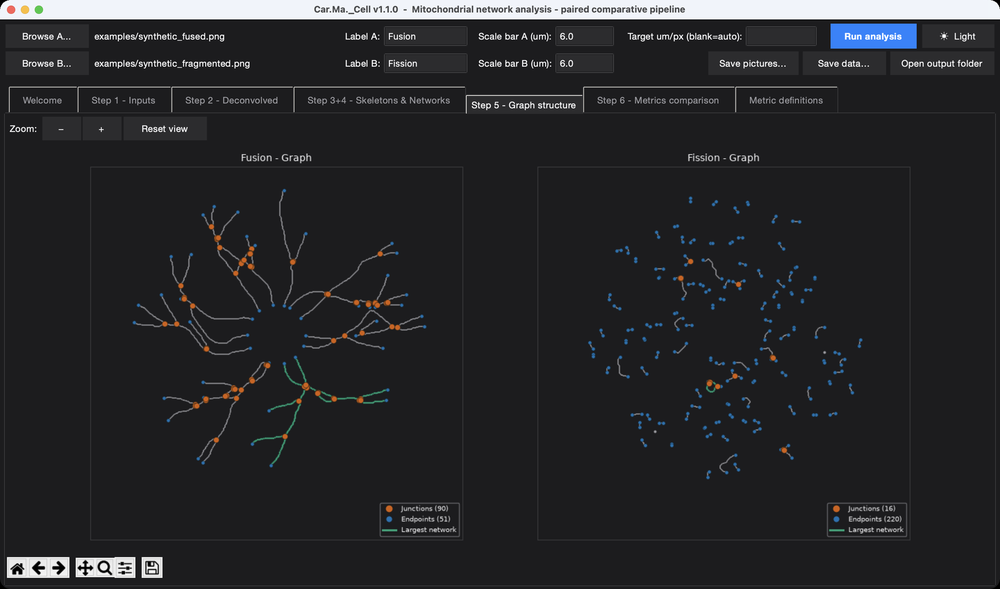
#> input picture docs/manual/figures/gui_dark.png, 1000 x 589 px, shrunk from 1800 x 1060 before the run; its folder holds only this picture in this run
$ python cli.py --input ../docs/manual/figures/gui_dark.png --output out
#> lines starting #> are read from the running program, lines starting #| are printed output that depends on the picture; after the words box and inside, x2 and y2 are one past the last pixel; in counts of white or black regions, pixels touching at a corner belong together
### mitochondrial_network_analysis/_deps.py
"""Runtime dependency check with a clear, actionable error message.

The package never installs anything silently. If a required dependency is
missing, :func:`ensure_dependencies` raises an informative ``ImportError``
that tells the user exactly how to install the missing packages.
"""

from __future__ import annotations

import importlib
from typing import Iterable, List

REQUIRED = (
    "numpy",
    "scipy",
    "skimage",       # provided by scikit-image
    "pandas",
    "networkx",
    "matplotlib",
    "tifffile",
    "imageio",
)

_PIP_NAME = {
    "skimage": "scikit-image",
}


def _missing(packages: Iterable[str]) -> List[str]:
    missing: List[str] = []
    for pkg in packages:
        try:
            importlib.import_module(pkg)
        except ImportError:
            missing.append(_PIP_NAME.get(pkg, pkg))
    return missing


def ensure_dependencies(packages: Iterable[str] = REQUIRED) -> None:
    """Verify every required dependency is importable.

    Raises
    ------
    ImportError
        If any package is missing, with installation instructions.
    """
    missing = _missing(packages)
    if not missing:
        return
    pip_args = " ".join(missing)
    raise ImportError(
        "The following required Python packages are missing: "
        f"{', '.join(missing)}.\n"
        f"Install them with:\n    pip install {pip_args}\n"
        "or run the setup script (setup_environment.sh / setup_environment.bat)."
    )

### mitochondrial_network_analysis/io.py
"""Image input/output helpers."""

from __future__ import annotations

import logging
from pathlib import Path

import numpy as np
import tifffile
from skimage import io
from skimage.util import img_as_ubyte

logger = logging.getLogger(__name__)


def load_image(path: Path) -> np.ndarray:
    """Load an image from disk (TIFF / PNG / JPG)."""
    path = Path(path)
    if not path.exists():
        raise FileNotFoundError(f"Image not found: {path}")
    suffix = path.suffix.lower()
    logger.info("Loading image: %s", path)
    if suffix in {".tif", ".tiff"}:
        return tifffile.imread(str(path))
    return io.imread(str(path))
#> returned value is the input picture: shape (589, 1000, 3); mean R, G, B 39.2, 39.6, 42.1


def save_image(image: np.ndarray, path: Path) -> None:
    """Save an image to disk choosing the format from the file extension.

    - TIFF preserves floating-point precision (saved as float32).
    - PNG/JPG converts floats in [0, 1] to uint8.
    - Boolean masks are saved as uint8 ``0/255``.
    """
    path = Path(path)
    path.parent.mkdir(parents=True, exist_ok=True)
    suffix = path.suffix.lower()
    if suffix in {".tif", ".tiff"}:
        if image.dtype == bool:
            tifffile.imwrite(str(path), (image.astype(np.uint8) * 255))
        elif np.issubdtype(image.dtype, np.floating):
            tifffile.imwrite(str(path), image.astype(np.float32))
        else:
            tifffile.imwrite(str(path), image)
    else:
        if image.dtype == bool:
            io.imsave(str(path), image.astype(np.uint8) * 255, check_contrast=False)
        elif np.issubdtype(image.dtype, np.floating):
            io.imsave(
                str(path), img_as_ubyte(np.clip(image, 0.0, 1.0)), check_contrast=False
            )
        else:
            io.imsave(str(path), image, check_contrast=False)
    logger.debug("Saved %s (shape=%s, dtype=%s)", path, image.shape, image.dtype)

### mitochondrial_network_analysis/preprocessing.py
"""Step 1 — preprocessing: grayscale conversion, ROI cropping, normalisation."""

from __future__ import annotations

import logging
import math
from typing import Optional, Tuple

import numpy as np
from skimage.color import rgb2gray
from skimage.exposure import rescale_intensity
from skimage.util import img_as_float

logger = logging.getLogger(__name__)


def convert_to_grayscale(image: np.ndarray) -> np.ndarray:
    """Convert an image to a 2-D grayscale ``float`` array."""
    if image.ndim == 2:
        gray = image
    elif image.ndim == 3:
        if image.shape[-1] == 4:  # drop alpha
            image = image[..., :3]
        if image.shape[-1] == 3:
            gray = rgb2gray(image)
        elif image.shape[-1] == 1:
            gray = image[..., 0]
        else:
            logger.warning(
                "Image has %d channels; using max-intensity projection.", image.shape[-1]
            )
            gray = image.max(axis=-1)
    else:
        raise ValueError(f"Unsupported image dimensionality: shape={image.shape}")
    return img_as_float(gray)


def normalize_image(image: np.ndarray) -> np.ndarray:
    """Rescale image intensity to ``[0, 1]`` (float32)."""
    image = img_as_float(image)
    vmin, vmax = float(np.min(image)), float(np.max(image))
#> vmin = 0; vmax = 1
    if math.isclose(vmin, vmax):
        logger.warning("Constant image during normalisation; returning zeros.")
        return np.zeros_like(image, dtype=np.float32)
    return rescale_intensity(image, in_range=(vmin, vmax), out_range=(0.0, 1.0)).astype(
        np.float32
    )
#> returned value: shape (589, 1000) float32


def apply_roi(image: np.ndarray, roi: Optional[Tuple[int, int, int, int]]) -> np.ndarray:
    """Crop the image to ``(row_start, row_stop, col_start, col_stop)``.

    Returns the original image if ``roi`` is ``None``.
    """
    if roi is None:
        return image
    r0, r1, c0, c1 = roi
    h, w = image.shape[:2]
    r0, r1 = max(0, r0), min(h, r1)
    c0, c1 = max(0, c0), min(w, c1)
    if r1 <= r0 or c1 <= c0:
        raise ValueError(f"Invalid ROI {roi} for image of shape {image.shape}.")
    logger.info("Applying ROI: rows %d:%d, cols %d:%d", r0, r1, c0, c1)
    return image[r0:r1, c0:c1]

### mitochondrial_network_analysis/deconvolution.py
"""Step 2 — Richardson–Lucy deconvolution with synthetic or experimental PSF.

The numerical result is not bit-identical to Fiji/ImageJ. The Fiji output
depends on the chosen plugin (e.g. ``DeconvolutionLab2``,
``Iterative Deconvolve 3D``), the exact PSF and microscope parameters. This
module implements a scientifically equivalent workflow using
``skimage.restoration.richardson_lucy``.
"""

from __future__ import annotations

import logging
from pathlib import Path
from typing import Optional

import numpy as np
from skimage import restoration
from skimage.util import img_as_float

from .io import load_image
from .preprocessing import convert_to_grayscale, normalize_image

logger = logging.getLogger(__name__)


def generate_gaussian_psf(size: int, sigma: float) -> np.ndarray:
    """Generate a normalised 2-D Gaussian point-spread function."""
    if size < 3:
        raise ValueError("PSF size must be >= 3.")
    if sigma <= 0:
        raise ValueError("PSF sigma must be > 0.")
    if size % 2 == 0:
        size += 1  # force odd size for centring
    ax = np.arange(size) - (size - 1) / 2.0
    xx, yy = np.meshgrid(ax, ax)
    psf = np.exp(-(xx ** 2 + yy ** 2) / (2.0 * sigma ** 2))
    psf /= psf.sum()
    return psf.astype(np.float32)


# [50 lines left out: functions generate_theoretical_psf, load_psf, not called in this run]


def run_deconvolution(
    image: np.ndarray,
    psf: np.ndarray,
    iterations: int = 30,
    clip: bool = False,
    filter_epsilon: Optional[float] = None,
) -> np.ndarray:
    """Run Richardson-Lucy deconvolution and return a normalised image."""
#> called with iterations = 30, clip = False
    logger.info(
        "Richardson-Lucy deconvolution: iterations=%d, psf_shape=%s",
        iterations,
        psf.shape,
    )
    image = img_as_float(image).astype(np.float32)
    kwargs = {"num_iter": iterations, "clip": clip}
    if filter_epsilon is not None:
        kwargs["filter_epsilon"] = filter_epsilon
    try:
        deconv = restoration.richardson_lucy(image, psf, **kwargs)
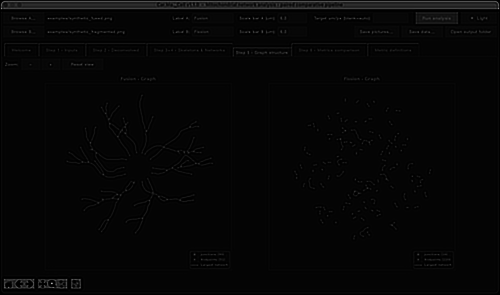
#> deconv: shape (589, 1000) float32 (shown at 1/2 size); min 8.71e-40, max 6.18, mean 0.156; drawn with min black and max white
    except TypeError:
        # Older scikit-image: parameter name was ``iterations``.
        kwargs.pop("num_iter")
        kwargs["iterations"] = iterations
        deconv = restoration.richardson_lucy(image, psf, **kwargs)
    deconv = np.nan_to_num(deconv, nan=0.0, posinf=0.0, neginf=0.0)
    return normalize_image(deconv)

### mitochondrial_network_analysis/segmentation.py
"""Step 3a — thresholding and morphological cleanup."""

from __future__ import annotations

import logging
from typing import Optional, Tuple

import numpy as np
from skimage import filters, morphology

logger = logging.getLogger(__name__)


def remove_small_objects_compat(mask: np.ndarray, min_size: int) -> np.ndarray:
    """``morphology.remove_small_objects`` that works across skimage versions.

    scikit-image 0.26 renamed the ``min_size`` parameter to ``max_size``. We
    pass the same numeric value and prefer the new name, falling back to the old
    one on older skimage. The exact size boundary (inclusive vs. exclusive)
    therefore follows the installed skimage version -- identical to a direct
    ``remove_small_objects`` call on that version, just without the deprecation
    warning on 0.26+.
    """
    try:
        return morphology.remove_small_objects(mask, max_size=min_size)
    except TypeError:
        return morphology.remove_small_objects(mask, min_size=min_size)


def remove_small_holes_compat(mask: np.ndarray, area_threshold: int) -> np.ndarray:
    """``morphology.remove_small_holes`` that works across skimage versions.

    scikit-image 0.26 renamed ``area_threshold`` to ``max_size`` (same numeric
    value passed); the size boundary follows the installed skimage version.
    """
    try:
        return morphology.remove_small_holes(mask, max_size=area_threshold)
    except TypeError:
        return morphology.remove_small_holes(mask, area_threshold=area_threshold)


def _compute_threshold(
    image: np.ndarray, method: str, manual: Optional[float]
) -> float:
    method = method.lower()
    if method == "otsu":
        return float(filters.threshold_otsu(image))
    if method == "li":
        return float(filters.threshold_li(image))
    if method == "yen":
        return float(filters.threshold_yen(image))
    if method == "manual":
        if manual is None:
            raise ValueError("manual_threshold must be provided when method='manual'.")
        return float(manual)
    raise ValueError(f"Unknown threshold method: {method}")


def create_binary_mask(
    image: np.ndarray, method: str = "otsu", manual_threshold: Optional[float] = None
) -> Tuple[np.ndarray, float]:
    """Return ``(mask, threshold)`` from a (deconvolved) intensity image."""
#> called with method = 'otsu'
    threshold = _compute_threshold(image, method, manual_threshold)
#> threshold = 0.0957
    logger.info("Thresholding (method=%s, threshold=%.4f)", method, threshold)
    return image > threshold, threshold


def clean_binary_mask(
    mask: np.ndarray,
    min_object_size: int = 20,
    min_hole_size: int = 20,
    apply_opening: bool = False,
    apply_closing: bool = True,
    closing_radius: int = 1,
) -> np.ndarray:
    """Apply morphological cleanup to a binary mask."""
    cleaned = mask.astype(bool, copy=True)
    if apply_opening:
        cleaned = morphology.opening(cleaned, footprint=morphology.disk(1))
    if apply_closing and closing_radius > 0:
        cleaned = morphology.closing(
            cleaned, footprint=morphology.disk(closing_radius)
        )
    if min_hole_size > 0:
        cleaned = remove_small_holes_compat(cleaned, min_hole_size)
    if min_object_size > 0:
        cleaned = remove_small_objects_compat(cleaned, min_object_size)
    return cleaned

### mitochondrial_network_analysis/pipeline.py
"""End-to-end pipeline orchestration."""

from __future__ import annotations

import logging
from dataclasses import asdict
from typing import Dict, Optional

import pandas as pd

from .config import AnalysisConfig
from .deconvolution import generate_gaussian_psf, load_psf, run_deconvolution
from .graph_analysis import build_skeleton_graph, extract_branches
from .io import load_image, save_image
from .metrics import (
    compute_branch_metrics,
    compute_component_metrics,
    compute_global_metrics,
    export_metrics,
)
from .preprocessing import apply_roi, convert_to_grayscale, normalize_image
from .segmentation import clean_binary_mask, create_binary_mask
from .skeletonization import skeletonize_network
from .validation import compare_with_reference_skeleton
from .visualization import (
    create_overlay,
    save_diagnostic_plot,
    save_metrics_report,
    save_metrics_text_report,
)

logger = logging.getLogger(__name__)


def run_pipeline(config: AnalysisConfig) -> Dict[str, object]:
    """Execute the full mitochondrial network analysis pipeline.

    Parameters
    ----------
    config : AnalysisConfig
        All inputs, outputs and processing parameters.

    Returns
    -------
    dict
        Summary with the resolved configuration, the global metrics, and
        (optionally) the validation metrics.
    """
    logger.info("=== Mitochondrial network analysis pipeline ===")
    logger.info("Input : %s", config.input_path)
    logger.info("Output: %s", config.output_dir)
    config.output_dir.mkdir(parents=True, exist_ok=True)

    pixel_size_um = config.resolve_pixel_size()
    if pixel_size_um:
        logger.info("Effective pixel size: %.5f um/px", pixel_size_um)
    else:
        logger.info("No pixel size provided - physical metrics will be None.")

    # ---- Step 1 -------------------------------------------------------
    raw = load_image(config.input_path)
    gray = convert_to_grayscale(raw)
    gray = apply_roi(gray, config.roi)
    original_norm = normalize_image(gray)
    save_image(original_norm, config.output_dir / "step1_original_normalized.tif")

    # ---- Step 2 -------------------------------------------------------
    if config.psf_path is not None:
        psf = load_psf(config.psf_path)
        logger.info("Loaded experimental PSF (%s, shape=%s).", config.psf_path, psf.shape)
    else:
        psf = generate_gaussian_psf(config.psf_size, config.psf_sigma)
        logger.info(
            "Generated synthetic Gaussian PSF (size=%d, sigma=%.2f).",
            config.psf_size,
            config.psf_sigma,
        )

    deconvolved = run_deconvolution(
        original_norm,
        psf,
        iterations=config.deconv_iterations,
        clip=config.deconv_clip,
        filter_epsilon=config.deconv_filter_epsilon,
    )
    save_image(deconvolved, config.output_dir / "step2_deconvolved.tif")

    # ---- Step 3 -------------------------------------------------------
    mask, threshold = create_binary_mask(
        deconvolved,
        method=config.threshold_method,
        manual_threshold=config.manual_threshold,
    )
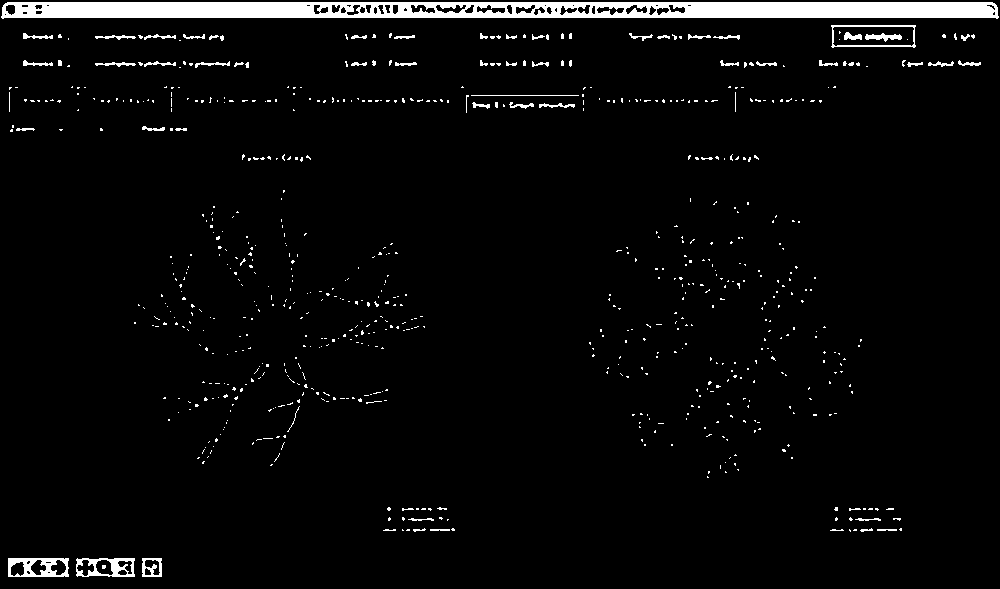
#> mask: shape (589, 1000) bool; 3.8% white; 723 white regions (662 under 20 px), largest, box (x1, y1, x2, y2) and area: (1, 2, 999, 19) 14264, (8, 558, 69, 577) 704, (76, 558, 135, 577) 594
#> threshold = 0.0957
    mask = clean_binary_mask(
        mask,
        min_object_size=config.min_object_size,
        min_hole_size=config.min_hole_size,
        apply_opening=config.apply_opening,
        apply_closing=config.apply_closing,
        closing_radius=config.closing_radius,
    )
#> in remove_small_objects_compat, `return morphology.remove_small_objects(mask, min_size=min_size)`:
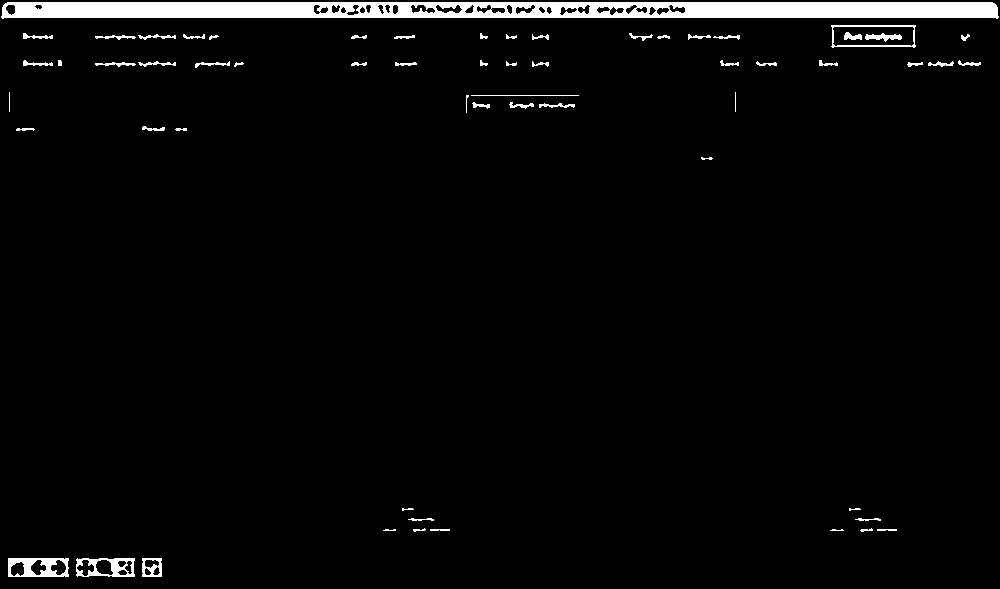
#> returned value: shape (589, 1000) bool; 3.3% white; 60 white regions, largest, box (x1, y1, x2, y2) and area: (1, 2, 999, 19) 14497, (8, 558, 69, 577) 729, (76, 558, 135, 577) 602
    save_image(mask, config.output_dir / "binary_mask.tif")

    skeleton = skeletonize_network(mask)
    save_image(skeleton, config.output_dir / "step3_skeleton.tif")

    create_overlay(
        deconvolved, skeleton, config.output_dir / "overlay_skeleton_on_deconvolved.png"
    )
    create_overlay(
        original_norm, skeleton, config.output_dir / "overlay_skeleton_on_original.png"
    )

    # ---- Network analysis --------------------------------------------
    graph = build_skeleton_graph(skeleton)
    branches, components_sorted = extract_branches(graph)

    roi_area_px = int(original_norm.shape[0] * original_norm.shape[1])
    global_metrics = compute_global_metrics(
        skeleton, graph, branches, components_sorted, pixel_size_um, roi_area_px,
        mask=mask,
    )
    global_metrics["threshold_value"] = float(threshold)
    global_metrics["threshold_method"] = config.threshold_method

    component_df = compute_component_metrics(
        graph, branches, components_sorted, pixel_size_um
    )
    branch_df = compute_branch_metrics(
        branches, graph, components_sorted, pixel_size_um
    )

    export_metrics(config.output_dir, global_metrics, component_df, branch_df)

    if config.save_diagnostic_plot:
        save_diagnostic_plot(
            original_norm,
            deconvolved,
            mask,
            skeleton,
            config.output_dir / "diagnostic_plot.png",
        )

    # ---- Optional validation -----------------------------------------
    validation: Optional[Dict[str, float]] = None
    if config.reference_skeleton_path is not None:
        logger.info(
            "Validating against reference skeleton: %s", config.reference_skeleton_path
        )
        validation = compare_with_reference_skeleton(
            skeleton, config.reference_skeleton_path
        )
        pd.DataFrame([validation]).to_csv(
            config.output_dir / "validation_metrics.csv", index=False
        )
        logger.info("Validation metrics: %s", validation)

    # ---- Step 4 - Metrics output panel --------------------------------
    save_metrics_report(
        global_metrics,
        branch_df,
        component_df,
        config.output_dir / "step4_metrics_report.png",
        validation=validation,
    )
    save_metrics_text_report(
        global_metrics,
        config.output_dir / "step4_metrics_summary.txt",
        validation=validation,
    )

    logger.info("=== Pipeline complete ===")
    return {
        "config": asdict(config),
        "global_metrics": global_metrics,
        "n_components": int(global_metrics["n_connected_components"]),
        "n_branches": int(global_metrics["n_branches"]),
        "validation": validation,
    }

### mitochondrial_network_analysis/skeletonization.py
"""Step 3b — skeletonisation of the binary mitochondrial mask."""

from __future__ import annotations

import logging

import numpy as np
from skimage import morphology

logger = logging.getLogger(__name__)


def skeletonize_network(mask: np.ndarray) -> np.ndarray:
    """Skeletonise a binary mask (Lee 1994 algorithm).

    Produces a one-pixel-wide skeleton that preserves topology as much as
    possible.
    """
    logger.info("Skeletonising binary mask (Lee 1994).")
    skeleton = morphology.skeletonize(mask, method="lee")
#> skeleton: shape (589, 1000) bool; 0.57% white in thin lines or dots
#> (the rest of the program and of its run is left out)
